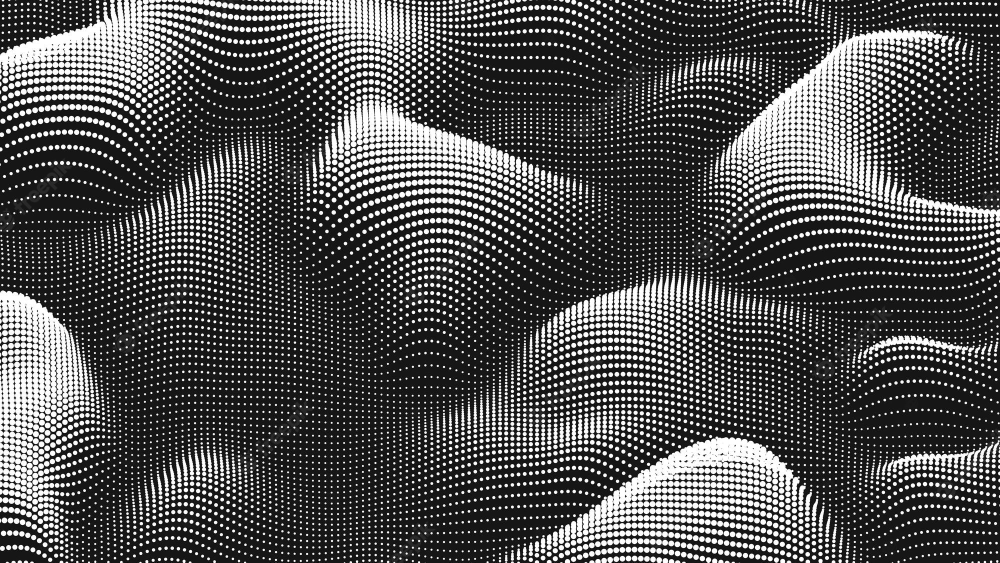
//> input picture trabalho-final/img/teste2.jpg, 2000 x 1125 px (shown at 1/2 size)
$ ./main   (built with g++ and OpenCV 4)
//> lines starting //> are read from the running program, lines starting //| are printed output that depends on the picture
/*
 * =====================================================================================
 *
 *       Filename:  main.cpp
 *
 *    Description:  Uma aplicacao usando a Transformada de Fourier em Processamento de Imagens
 *
 *        Version:  1.0
 *        Created:  21/11/2022 20:06:37
 *       Revision:  none
 *       Compiler:  g++
 *
 *         Author:  Isaac Vinicius, Hugo Bessa
 *                  isaacvinicius2121@alu.ufc.br, hugobessa@alu.ufc.br
 *   Organization:  UFC-Quixadá
 *
 * =====================================================================================
 */

#include <opencv2/imgcodecs.hpp>
#include <opencv2/highgui.hpp>
#include <opencv2/imgproc.hpp>
#include <bits/stdc++.h>
#include "../inc/trocaQuadrante.hpp"
#include "../inc/filtro.hpp"

int main(int argc, char **argv){

  /*Carregando imagem a ser usada no trabalho e fazendo a leitura da mesma*/
  std::string path1 = "./img/teste2.jpg";
  cv::Mat img1 = cv::imread(path1);
//> img1 is the input picture: 1125 rows x 2000 cols, CV_8UC3; min 0, max 255, mean 79.4

  // verificando se o caminho foi especificado corretamente, caso nao tenha, encerre
  if(img1.empty()){
    std::cout << "Imagem nao encontrada!" << "\n";
    return -1;
  }

  /*Caso a imagem seja grande, fazer o redimensionamento para ser usada na aplicacao*/
  cv::Mat imagem_redimensionada;
  cv::resize(img1, imagem_redimensionada, cv::Size(img1.size().width / 2, img1.size().height / 2));
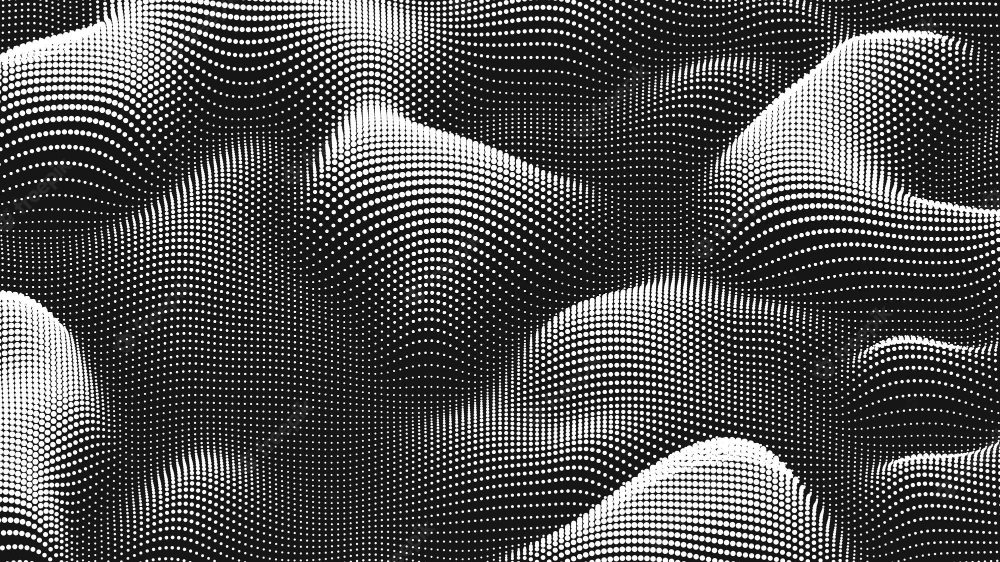
//> imagem_redimensionada: 562 rows x 1000 cols, CV_8UC3; min 1, max 255, mean 79.3

  /*Carregando a imagem em formato de escala de tons de cinza*/
  cv::cvtColor(imagem_redimensionada, imagem_redimensionada, cv::COLOR_BGR2GRAY);
//> imagem_redimensionada: 562 rows x 1000 cols, CV_8UC1

 /*-----------------------------------------------------------------------------
  *  APLICACAO COM A TRANSFORMADA DE FOURIER
  *-----------------------------------------------------------------------------*/

  /*expandindo a imagem para uma melhor eficiencia do DFT*/
  /*Para tamanhos de imagem que sao multiplos dos digitos dois, tres e cinco, e o mais rapido*/
  int dft_linha = cv::getOptimalDFTSize(imagem_redimensionada.rows);
//> dft_linha = 576
  int dft_coluna = cv::getOptimalDFTSize(imagem_redimensionada.cols);
//> dft_coluna = 1000

  cv::Mat preenchimento_borda;
  /*array que sera usado para passar os canais (real e imaginaria) do espectro*/
  std::vector<cv::Mat> planos_espectro;
  cv::Mat img_complexa;

  /*função para expandir as bordas de uma imagem (os pixels anexados são inicializados com zero)*/
  cv::copyMakeBorder(imagem_redimensionada, preenchimento_borda, 0, dft_linha - imagem_redimensionada.rows, 0, dft_coluna - imagem_redimensionada.cols, cv::BORDER_CONSTANT, cv::Scalar::all(0));
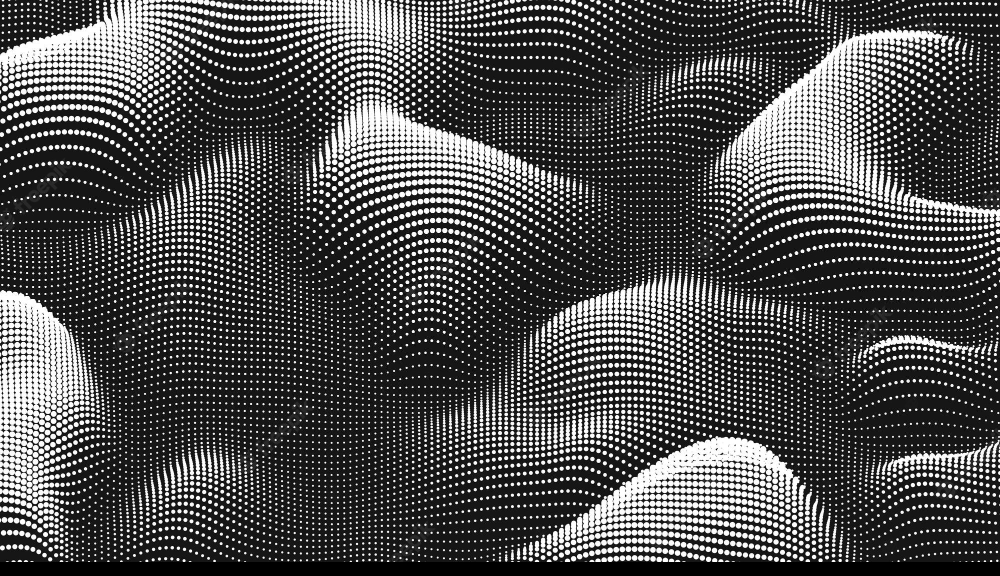
//> preenchimento_borda: 576 rows x 1000 cols, CV_8UC1; min 0, max 255, mean 77.3

  /*parte real contendo a imagem de entrada, no caso a imagem que foi preenchida com zeros*/
  planos_espectro.push_back(cv::Mat_<float>(preenchimento_borda));
  /*parte imaginaria com valores nulos*/
  planos_espectro.push_back(cv::Mat::zeros(preenchimento_borda.size(), CV_32F));
//> planos_espectro[1]: 576 rows x 1000 cols, CV_32FC1; every value is 0

  /*combinando os planos_espectro (canais), em uma unica estrutura de dados complexa (numero complexo)*/
  cv::merge(planos_espectro, img_complexa);

  /*armazena o resultado da DFT*/
  cv::Mat dft_saida;

  /*calculando a Transformada Discreta de Fourier da matriz*/
  cv::dft(img_complexa, dft_saida, cv::DFT_COMPLEX_OUTPUT);
//> (the run ends here: the program needs code that is not available in this run, at `trocaQuadrantes(dft_saida);`)

$ run again, with trabalho-final/img/teste.jpg copied over trabalho-final/img/teste2.jpg
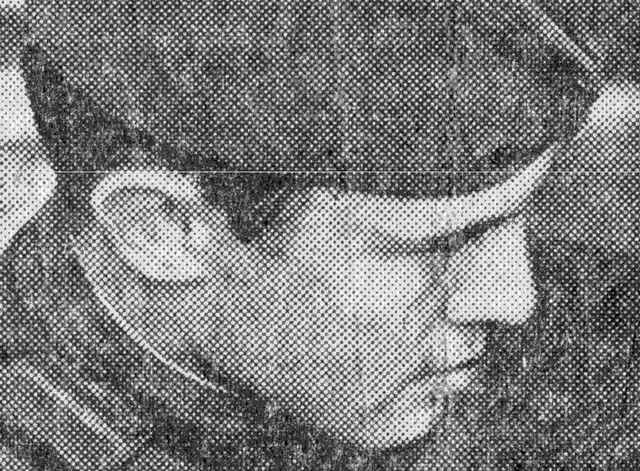
//> input picture trabalho-final/img/teste.jpg, 640 x 471 px
//> img1 is the input picture: 471 rows x 640 cols, CV_8UC3; min 0, max 255, mean 123.6
//> `cv::resize(img1, imagem_redimensionada, cv::Size(img1.size().width / 2..`:
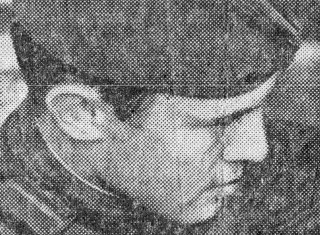
//> imagem_redimensionada: 235 rows x 320 cols, CV_8UC3; min 4, max 255, mean 123.5
//> `cv::copyMakeBorder(imagem_redimensionada, preenchimento_borda, 0, dft_..`:
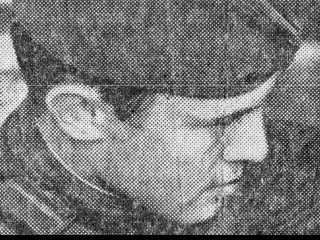
//> preenchimento_borda: 240 rows x 320 cols, CV_8UC1; min 0, max 255, mean 120.9
